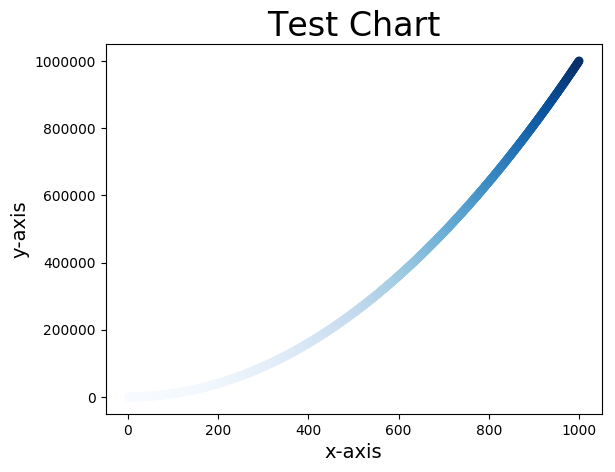

Write Python code to recreate this figure.
import matplotlib.pyplot as plt

x_values = list (range(1,1001))
y_values = [x**2 for x in x_values]

plt.scatter(x_values, y_values,c=y_values,cmap=plt.cm.Blues,
            edgecolors='none',s=40)
plt.title("Test Chart", fontsize=24)
plt.xlabel("x-axis", fontsize=14)
plt.ylabel("y-axis", fontsize=14)


plt.savefig('data_visualization.png', bbox_inches="tight")




